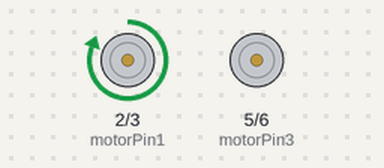
A sketch run on a simulated Arduino Uno, built with avr-gcc and run on an emulated ATmega328P. Parts: motor-driver pin pairs drawn as motors (green arrow = first pin HIGH = forward, orange = second pin HIGH = backward, longer = more drive).

Above: at 1.0 s.
At 3.0 s:
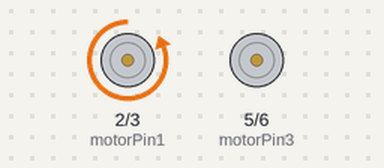
At 5.0 s:
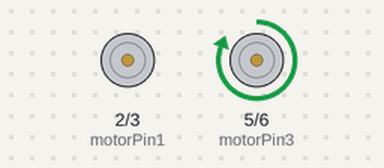
At 7.0 s:
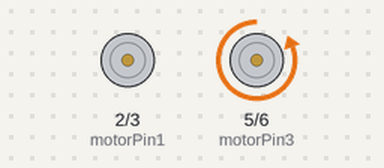
Timing chart, 0 to 10.4 s (numbered marks = the images above):
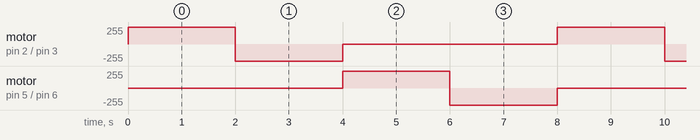

Measured:
- by itself, motor on pin 2 (motorPin1) / pin 3 (motorPin2), motor on pin 5 (motorPin3) / pin 6 (motorPin4): repeats every 8.0 s: backward 255/255 2.0 s, stopped 4.0 s, forward 255/255 2.0 s

The sketch:

MotorTester.ino
```cpp
//L293D
//Motor A
const int motorPin1  = 2;  // Pin 14 of L293
const int motorPin2  = 3;  // Pin 10 of L293
//Motor B
const int motorPin3  = 5; // Pin  7 of L293
const int motorPin4  = 6;  // Pin  2 of L293

//L293D #2 STILL WIRING
//Motor A
const int motorPin5  = 8;  // Pin 14 of L293 #2
const int motorPin6  = 9;  // Pin 10 of L293 #2
//Motor B
const int motorPin7  = 11; // Pin  7 of L293 #2
const int motorPin8  = 12;  // Pin  2 of L293 #2
//This will run only one time.

void setup(){

    //Set pins as outputs
    pinMode(motorPin1, OUTPUT);
    pinMode(motorPin2, OUTPUT);
    pinMode(motorPin3, OUTPUT);
    pinMode(motorPin4, OUTPUT);

    //Motor Control - Motor A: motorPin1,motorpin2 & Motor B: motorpin3,motorpin4


}


void loop(){
      //This code  will turn Motor A clockwise for 2 sec.
    digitalWrite(motorPin1, HIGH);
    digitalWrite(motorPin2, LOW);
    digitalWrite(motorPin3, LOW);
    digitalWrite(motorPin4, LOW);
    delay(2000);
    //This code will turn Motor A counter-clockwise for 2 sec.
    digitalWrite(motorPin1, LOW);
    digitalWrite(motorPin2, HIGH);
    digitalWrite(motorPin3, LOW);
    digitalWrite(motorPin4, LOW);
    delay(2000);

    //This code will turn Motor B clockwise for 2 sec.
    digitalWrite(motorPin1, LOW);
    digitalWrite(motorPin2, LOW);
    digitalWrite(motorPin3, HIGH);
    digitalWrite(motorPin4, LOW);
    delay(2000);
    //This code will turn Motor B counter-clockwise for 2 sec.
    digitalWrite(motorPin1, LOW);
    digitalWrite(motorPin2, LOW);
    digitalWrite(motorPin3, LOW);
    digitalWrite(motorPin4, HIGH);
    delay(2000);

    //And this code will stop motors
    digitalWrite(motorPin1, LOW);
    digitalWrite(motorPin2, LOW);
    digitalWrite(motorPin3, LOW);
    digitalWrite(motorPin4, LOW);

}
```
